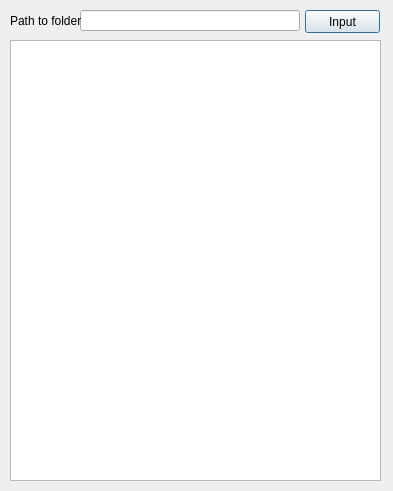
<?xml version="1.0" encoding="UTF-8"?>
<ui version="4.0">
 <class>BigFolderFounder</class>
 <widget class="QDialog" name="BigFolderFounder">
  <property name="geometry">
   <rect>
    <x>0</x>
    <y>0</y>
    <width>393</width>
    <height>491</height>
   </rect>
  </property>
  <property name="windowTitle">
   <string>BigFolderFounder</string>
  </property>
  <widget class="QLineEdit" name="lineEdit">
   <property name="geometry">
    <rect>
     <x>80</x>
     <y>10</y>
     <width>220</width>
     <height>21</height>
    </rect>
   </property>
  </widget>
  <widget class="QLabel" name="label">
   <property name="geometry">
    <rect>
     <x>10</x>
     <y>11</y>
     <width>71</width>
     <height>20</height>
    </rect>
   </property>
   <property name="text">
    <string>Path to folder</string>
   </property>
  </widget>
  <widget class="QTextBrowser" name="textBrowser">
   <property name="geometry">
    <rect>
     <x>10</x>
     <y>40</y>
     <width>371</width>
     <height>441</height>
    </rect>
   </property>
  </widget>
  <widget class="QPushButton" name="pushButton">
   <property name="geometry">
    <rect>
     <x>305</x>
     <y>10</y>
     <width>75</width>
     <height>23</height>
    </rect>
   </property>
   <property name="text">
    <string>Input</string>
   </property>
  </widget>
 </widget>
 <resources/>
 <connections/>
</ui>
